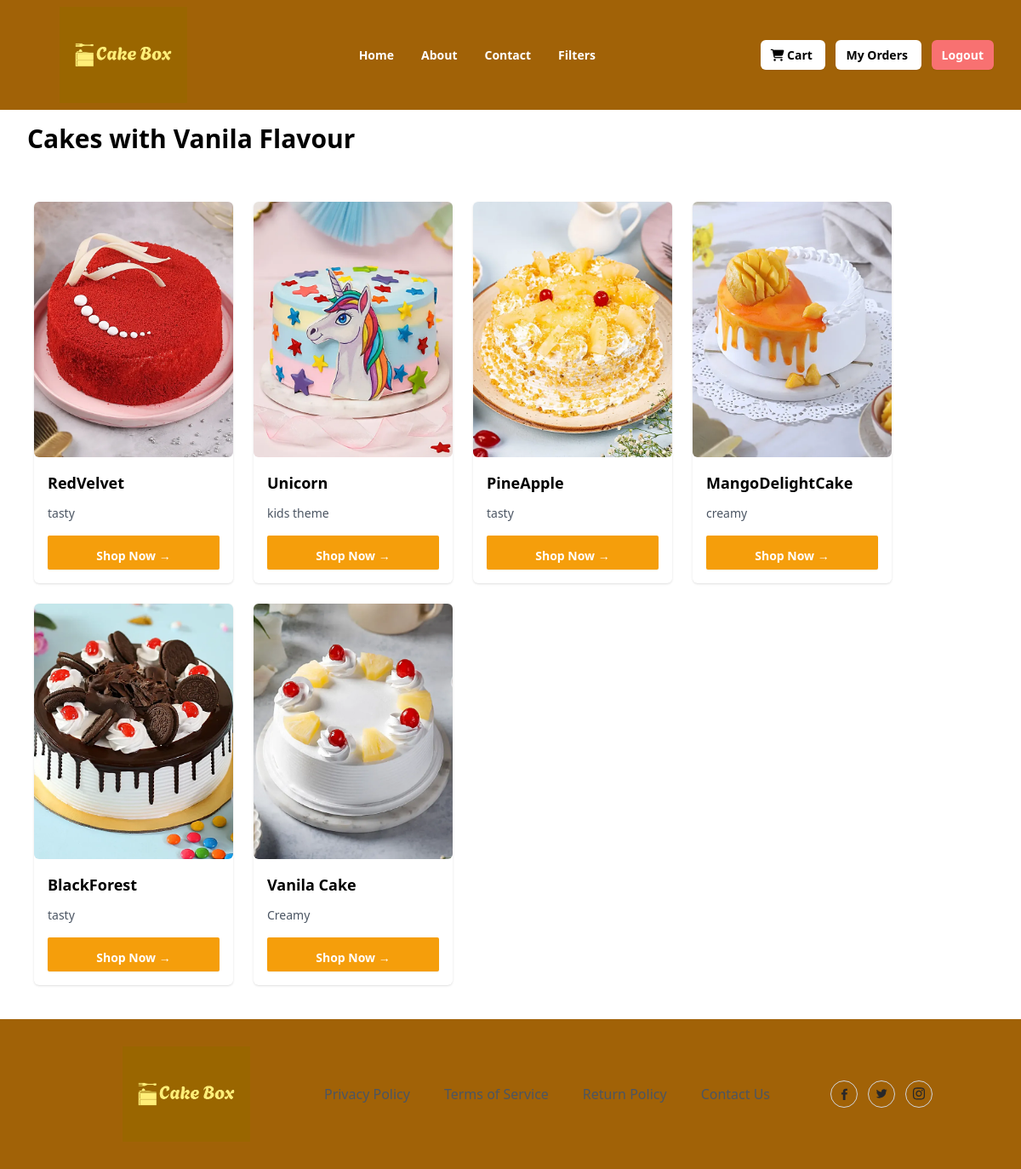
Screenshot of /cakes/flavours/1/ with the database file from the repository.
### kart/models.py (models this page shows, shortened)
class Flavour(models.Model):
    name = models.CharField(max_length=200, unique=True)
    created_date = models.DateTimeField(auto_now_add=True)
    updated_date = models.DateTimeField(auto_now=True)
    is_active = models.BooleanField(default=True)

class Cake(models.Model):
    title = models.CharField(max_length=200)
    description = models.TextField(null=True, blank=True)
    category_object = models.ForeignKey(Category,on_delete=models.CASCADE)
    size_object=models.ManyToManyField(Size)
    flavour_object = models.ManyToManyField(Flavour)
    occasion_object=models.ForeignKey(Occasion,on_delete=models.CASCADE)
    tag_object=models.ManyToManyField(Tag)
    image = models.ImageField(upload_to='product_images', null=True, blank=True, default='product_images/default.jpg')
    created_date = models.DateTimeField(auto_now_add=True)
    updated_date = models.DateTimeField(auto_now=True)
    is_active = models.BooleanField(default=True)
    def __str__(self):
        return self.title

### kart/views.py (the view)
# urls.py: path("cakes/flavours/<int:pk>/",views.FlavourFilterView.as_view(),name="flavour-filter"),
class FlavourFilterView(View):
    def get(self,request,*args,**kwrags):
        id=kwrags.get("pk")
        flavour=Flavour.objects.get(id=id)
        cakes=Cake.objects.filter(flavour_object=flavour)
        print(cakes)
        return render(request, 'cake_flavour.html', {"cakes": cakes, "flavour": flavour})

### kart/templates/cake_flavour.html (shortened to what this page needs)
{%extends 'base.html'%}
{%block main_block%}
<div class="container ms-8">
  {%if cakes%}
  <h1 class="my-4 text-3xl font-semibold text-black">Cakes with {{flavour.name}} Flavour</h1>
  <div class="mx-auto grid w-full max-w-7xl items-center space-y-4 px-2 py-10 md:grid-cols-2 md:gap-6 md:space-y-0 lg:grid-cols-4">
    {%for c in cakes%}
    <div class="rounded-md shadow" data-aos="zoom-in-up"
    data-aos-duration="3000">
      <img
        src="{{c.image.url}}"
        alt="cake"
        class="rounded-md [16/9] w-full  md:aspect-auto md:h-[300px] lg:h-[300px] object-cover"
      />
      <div class="p-4">
        <h1 class="inline-flex items-center text-lg font-semibold">
          {{c.title}}
        </h1>
        <p class="mt-3 text-sm text-gray-600">
          {{c.description}}
        </p>
        <button
          type="button"
          class="mt-4 w-full rounded-sm bg-amber-500 px-2 py-1.5 text-sm font-semibold text-white shadow-sm hover:bg-black/80 focus-visible:outline focus-visible:outline-2 focus-visible:outline-offset-2 focus-visible:outline-black"
        >
        <a href="{% url 'cake-detail' c.id%}" class="mt-2 inline-flex cursor-pointer items-center text-sm font-semibold text-white">
          Shop Now →
        </a>
        </button>
      </div>
    </div>
  {%endfor%}
  </div>
  {%else%}
  <p>No cakes available with this flavour.</p>
  {%endif%}
</div>
{%endblock%}

### rows the page displays
Flavour: name "Vanila"
Cake: image (picture), title "RedVelvet", description "tasty"
Cake: image (picture), title "Unicorn", description "kids theme"
Cake: image (picture), title "PineApple", description "tasty"
Cake: image (picture), title "MangoDelightCake", description "creamy"
Cake: image (picture), title "BlackForest", description "tasty"
Cake: image (picture), title "Vanila Cake", description "Creamy"
